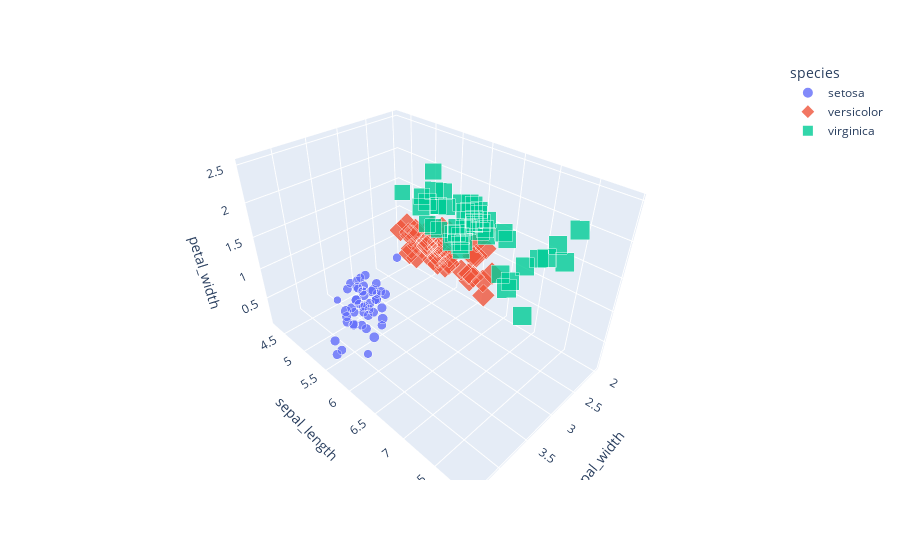

Source (notebook cell):
### Markdown cell above
3D Scatter Plot

### Code cell
import plotly.express as px

df = px.data.iris()

fig = px.scatter_3d(
    df,
    x="sepal_width",
    y="sepal_length",
    z="petal_width",
    color="species",
    size="petal_length",
    symbol="species",
    opacity=0.8
)

fig.show()

### Figure 1 — Plotly figure (JSON) as saved in the notebook; plotly's stock layout.template omitted (floating-point values rounded to 4 significant figures)
{"data": [{"hovertemplate": "species=setosa<br>sepal_width=%{x}<br>sepal_length=%{y}<br>petal_width=%{z}<br>petal_length=%{marker.size}<extra></extra>", "legendgroup": "setosa", "marker": {"color": "#636efa", "opacity": 0.8, "size": [1.4, 1.4, 1.3, 1.5, 1.4, 1.7, 1.4, 1.5, 1.4, 1.5, 1.5, 1.6, 1.4, 1.1, 1.2, 1.5, 1.3, 1.4, 1.7, 1.5, 1.7, 1.5, 1.0, 1.7, 1.9, 1.6, 1.6, 1.5, 1.4, 1.6, 1.6, 1.5, 1.5, 1.4, 1.5, 1.2, 1.3, 1.5, 1.3, 1.5, 1.3, 1.3, 1.3, 1.6, 1.9, 1.4, 1.6, 1.4, 1.5, 1.4], "sizemode": "area", "sizeref": 0.01725, "symbol": "circle"}, "mode": "markers", "name": "setosa", "scene": "scene", "showlegend": true, "type": "scatter3d", "x": [3.5, 3.0, 3.2, 3.1, 3.6, 3.9, 3.4, 3.4, 2.9, 3.1, 3.7, 3.4, 3.0, 3.0, 4.0, 4.4, 3.9, 3.5, 3.8, 3.8, 3.4, 3.7, 3.6, 3.3, 3.4, 3.0, 3.4, 3.5, 3.4, 3.2, 3.1, 3.4, 4.1, 4.2, 3.1, 3.2, 3.5, 3.1, 3.0, 3.4, 3.5, 2.3, 3.2, 3.5, 3.8, 3.0, 3.8, 3.2, 3.7, 3.3], "y": [5.1, 4.9, 4.7, 4.6, 5.0, 5.4, 4.6, 5.0, 4.4, 4.9, 5.4, 4.8, 4.8, 4.3, 5.8, 5.7, 5.4, 5.1, 5.7, 5.1, 5.4, 5.1, 4.6, 5.1, 4.8, 5.0, 5.0, 5.2, 5.2, 4.7, 4.8, 5.4, 5.2, 5.5, 4.9, 5.0, 5.5, 4.9, 4.4, 5.1, 5.0, 4.5, 4.4, 5.0, 5.1, 4.8, 5.1, 4.6, 5.3, 5.0], "z": [0.2, 0.2, 0.2, 0.2, 0.2, 0.4, 0.3, 0.2, 0.2, 0.1, 0.2, 0.2, 0.1, 0.1, 0.2, 0.4, 0.4, 0.3, 0.3, 0.3, 0.2, 0.4, 0.2, 0.5, 0.2, 0.2, 0.4, 0.2, 0.2, 0.2, 0.2, 0.4, 0.1, 0.2, 0.1, 0.2, 0.2, 0.1, 0.2, 0.2, 0.3, 0.3, 0.2, 0.6, 0.4, 0.3, 0.2, 0.2, 0.2, 0.2]}, {"hovertemplate": "species=versicolor<br>sepal_width=%{x}<br>sepal_length=%{y}<br>petal_width=%{z}<br>petal_length=%{marker.size}<extra></extra>", "legendgroup": "versicolor", "marker": {"color": "#EF553B", "opacity": 0.8, "size": [4.7, 4.5, 4.9, 4.0, 4.6, 4.5, 4.7, 3.3, 4.6, 3.9, 3.5, 4.2, 4.0, 4.7, 3.6, 4.4, 4.5, 4.1, 4.5, 3.9, 4.8, 4.0, 4.9, 4.7, 4.3, 4.4, 4.8, 5.0, 4.5, 3.5, 3.8, 3.7, 3.9, 5.1, 4.5, 4.5, 4.7, 4.4, 4.1, 4.0, 4.4, 4.6, 4.0, 3.3, 4.2, 4.2, 4.2, 4.3, 3.0, 4.1], "sizemode": "area", "sizeref": 0.01725, "symbol": "diamond"}, "mode": "markers", "name": "versicolor", "scene": "scene", "showlegend": true, "type": "scatter3d", "x": [3.2, 3.2, 3.1, 2.3, 2.8, 2.8, 3.3, 2.4, 2.9, 2.7, 2.0, 3.0, 2.2, 2.9, 2.9, 3.1, 3.0, 2.7, 2.2, 2.5, 3.2, 2.8, 2.5, 2.8, 2.9, 3.0, 2.8, 3.0, 2.9, 2.6, 2.4, 2.4, 2.7, 2.7, 3.0, 3.4, 3.1, 2.3, 3.0, 2.5, 2.6, 3.0, 2.6, 2.3, 2.7, 3.0, 2.9, 2.9, 2.5, 2.8], "y": [7.0, 6.4, 6.9, 5.5, 6.5, 5.7, 6.3, 4.9, 6.6, 5.2, 5.0, 5.9, 6.0, 6.1, 5.6, 6.7, 5.6, 5.8, 6.2, 5.6, 5.9, 6.1, 6.3, 6.1, 6.4, 6.6, 6.8, 6.7, 6.0, 5.7, 5.5, 5.5, 5.8, 6.0, 5.4, 6.0, 6.7, 6.3, 5.6, 5.5, 5.5, 6.1, 5.8, 5.0, 5.6, 5.7, 5.7, 6.2, 5.1, 5.7], "z": [1.4, 1.5, 1.5, 1.3, 1.5, 1.3, 1.6, 1.0, 1.3, 1.4, 1.0, 1.5, 1.0, 1.4, 1.3, 1.4, 1.5, 1.0, 1.5, 1.1, 1.8, 1.3, 1.5, 1.2, 1.3, 1.4, 1.4, 1.7, 1.5, 1.0, 1.1, 1.0, 1.2, 1.6, 1.5, 1.6, 1.5, 1.3, 1.3, 1.3, 1.2, 1.4, 1.2, 1.0, 1.3, 1.2, 1.3, 1.3, 1.1, 1.3]}, {"hovertemplate": "species=virginica<br>sepal_width=%{x}<br>sepal_length=%{y}<br>petal_width=%{z}<br>petal_length=%{marker.size}<extra></extra>", "legendgroup": "virginica", "marker": {"color": "#00cc96", "opacity": 0.8, "size": [6.0, 5.1, 5.9, 5.6, 5.8, 6.6, 4.5, 6.3, 5.8, 6.1, 5.1, 5.3, 5.5, 5.0, 5.1, 5.3, 5.5, 6.7, 6.9, 5.0, 5.7, 4.9, 6.7, 4.9, 5.7, 6.0, 4.8, 4.9, 5.6, 5.8, 6.1, 6.4, 5.6, 5.1, 5.6, 6.1, 5.6, 5.5, 4.8, 5.4, 5.6, 5.1, 5.1, 5.9, 5.7, 5.2, 5.0, 5.2, 5.4, 5.1], "sizemode": "area", "sizeref": 0.01725, "symbol": "square"}, "mode": "markers", "name": "virginica", "scene": "scene", "showlegend": true, "type": "scatter3d", "x": [3.3, 2.7, 3.0, 2.9, 3.0, 3.0, 2.5, 2.9, 2.5, 3.6, 3.2, 2.7, 3.0, 2.5, 2.8, 3.2, 3.0, 3.8, 2.6, 2.2, 3.2, 2.8, 2.8, 2.7, 3.3, 3.2, 2.8, 3.0, 2.8, 3.0, 2.8, 3.8, 2.8, 2.8, 2.6, 3.0, 3.4, 3.1, 3.0, 3.1, 3.1, 3.1, 2.7, 3.2, 3.3, 3.0, 2.5, 3.0, 3.4, 3.0], "y": [6.3, 5.8, 7.1, 6.3, 6.5, 7.6, 4.9, 7.3, 6.7, 7.2, 6.5, 6.4, 6.8, 5.7, 5.8, 6.4, 6.5, 7.7, 7.7, 6.0, 6.9, 5.6, 7.7, 6.3, 6.7, 7.2, 6.2, 6.1, 6.4, 7.2, 7.4, 7.9, 6.4, 6.3, 6.1, 7.7, 6.3, 6.4, 6.0, 6.9, 6.7, 6.9, 5.8, 6.8, 6.7, 6.7, 6.3, 6.5, 6.2, 5.9], "z": [2.5, 1.9, 2.1, 1.8, 2.2, 2.1, 1.7, 1.8, 1.8, 2.5, 2.0, 1.9, 2.1, 2.0, 2.4, 2.3, 1.8, 2.2, 2.3, 1.5, 2.3, 2.0, 2.0, 1.8, 2.1, 1.8, 1.8, 1.8, 2.1, 1.6, 1.9, 2.0, 2.2, 1.5, 1.4, 2.3, 2.4, 1.8, 1.8, 2.1, 2.4, 2.3, 1.9, 2.3, 2.5, 2.3, 1.9, 2.0, 2.3, 1.8]}], "layout": {"legend": {"itemsizing": "constant", "title": {"text": "species"}, "tracegroupgap": 0}, "margin": {"t": 60}, "scene": {"domain": {"x": [0, 1], "y": [0, 1]}, "xaxis": {"title": {"text": "sepal_width"}}, "yaxis": {"title": {"text": "sepal_length"}}, "zaxis": {"title": {"text": "petal_width"}}}}}
